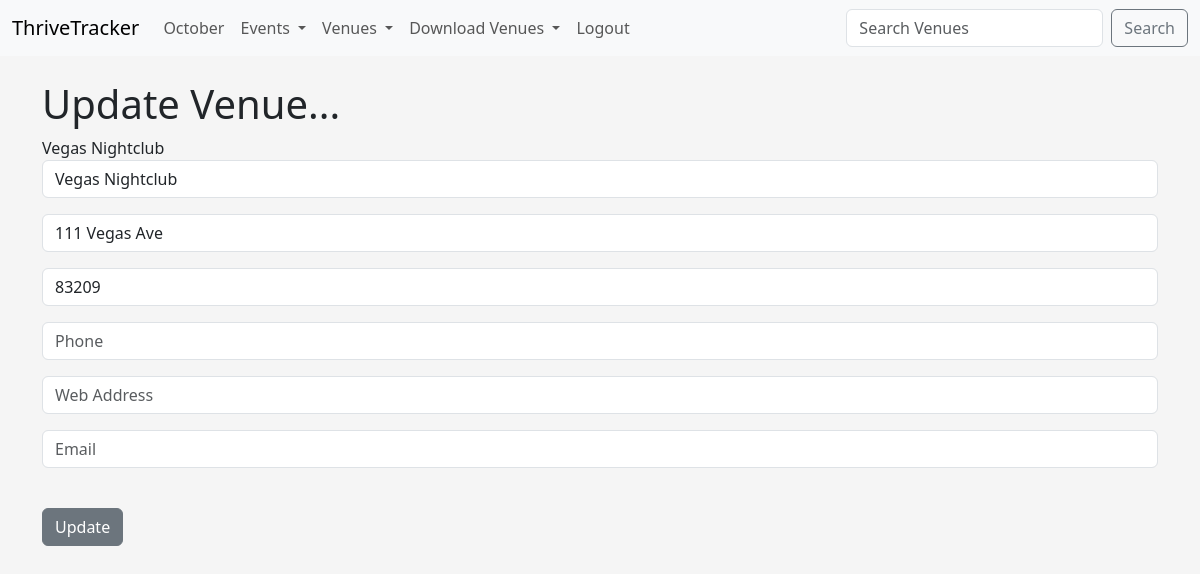
/update_venue/2 (signed in), run on the app's committed database.
### addiction_calendar/models.py (models this page shows)
class Venue(models.Model):
    name = models.CharField('Venue Name', max_length=200)
    address = models.CharField('Venue Address', max_length=300)
    zip_code = models.CharField('Venue Zip Code', max_length=15)
    phone = models.CharField('Venue Phone', max_length=20, blank=True)
    web = models.URLField('Venue Website', blank=True)
    email_address = models.EmailField('Venue Email', blank=True)
    owner = models.IntegerField('Venue Owner', blank=False, default = 1)
    def __str__(self):
        return self.name

### addiction_calendar/views.py (the view)
# urls.py: path('update_venue/<venue_id>', views.update_venue, name='update-venue'),
def update_venue(request, venue_id):
    venue = Venue.objects.get(pk=venue_id)
    form = VenueForm(request.POST or None, instance=venue)
    if form.is_valid():
        form.save()
        return redirect('list-venues')
    return render(request, 'addiction_events/update_venue.html',
        {'venue': venue, 'form': form})

### addiction_calendar/forms.py
class VenueForm(ModelForm):
	class Meta:
		model = Venue
		fields = ('name', 'address', 'zip_code', 'phone', 'web', 'email_address',)
		labels = {
			'name': '',
			'address': '',
			'zip_code': '',
			'phone': '',
			'web': '',
			'email_address': '',
		}
		widgets = {
			'name': forms.TextInput(attrs={'class':'form-control', 'placeholder':'Venue Name'}),
			'address': forms.TextInput(attrs={'class':'form-control', 'placeholder':'Address'}),
			'zip_code': forms.TextInput(attrs={'class':'form-control', 'placeholder':'Zip Code'}),
			'phone': forms.TextInput(attrs={'class':'form-control', 'placeholder':'Phone'}),
			'web': forms.TextInput(attrs={'class':'form-control', 'placeholder':'Web Address'}),
			'email_address': forms.EmailInput(attrs={'class':'form-control', 'placeholder':'Email'}),
		}

### addiction_calendar/templates/addiction_events/update_venue.html (shortened to what this page needs)
{% extends 'addiction_events/base.html' %}
{% block content %}
{% if user.is_authenticated %}
    <h1>Update Venue...</h1>
    {{ venue }}
    <form action="" method=POST>
        {{ form.as_p }}
        <br/>
        <input type='submit' value='Update' class='btn btn-secondary'>
{% else %}
<h1>Sorry! You must be logged in to view this page.</h1>
<br/>
<a href="{% url 'login' %}">Login</a> | <a href="{% url 'register-user' %}">Register</a>
{% endif %}
{% endblock %}

### addiction_calendar/templates/addiction_events/base.html (style rules this page uses)
body { background: #f5f5f5; }

### data on the page
Venue: name "Vegas Nightclub", address "111 Vegas Ave", zip_code "83209"
